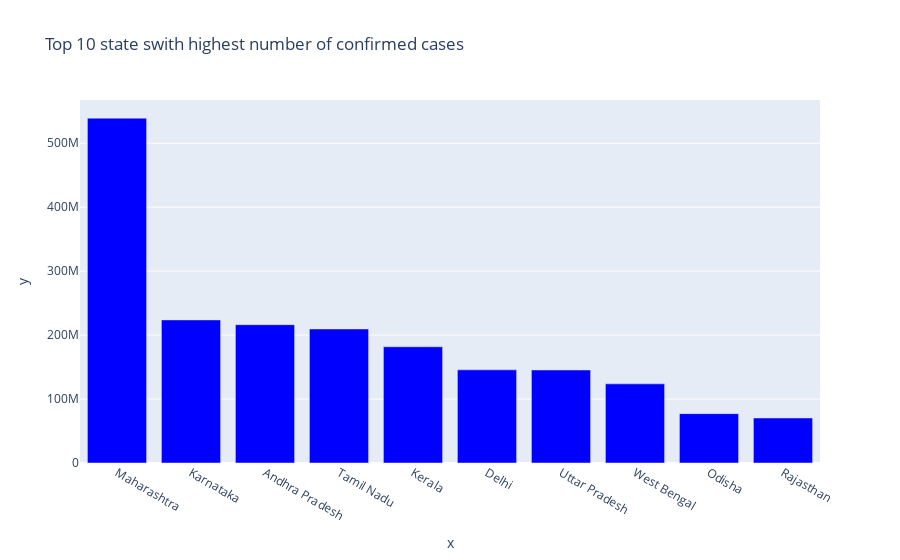

The notebook cell saved with this chart:
### Code cell
px.bar(x=state_wise.nlargest(10, 'Confirmed')['State/UnionTerritory'],
      y=state_wise.nlargest(10, 'Confirmed')['Confirmed'],
      color_discrete_sequence= px.colors.diverging.Picnic,
      title='Top 10 state swith highest number of confirmed cases',
      labels={'State/Union Territory': 'State/UnionTerritory', 
              'Frequency': 'No. Of cases'})

### Figure 1 — Plotly figure (JSON) as saved in the notebook; plotly's stock layout.template omitted (floating-point values rounded to 4 significant figures)
{"data": [{"alignmentgroup": "True", "hovertemplate": "x=%{x}<br>y=%{y}<extra></extra>", "legendgroup": "", "marker": {"color": "rgb(0,0,255)"}, "name": "", "offsetgroup": "", "orientation": "v", "showlegend": false, "textposition": "auto", "type": "bar", "x": ["Maharashtra", "Karnataka", "Andhra Pradesh", "Tamil Nadu", "Kerala", "Delhi", "Uttar Pradesh", "West Bengal", "Odisha", "Rajasthan"], "xaxis": "x", "y": [539285200, 223785264, 216311284, 209588022, 181765680, 145699513, 145502944, 123771493, 77209963, 70430986], "yaxis": "y"}], "layout": {"barmode": "relative", "legend": {"tracegroupgap": 0}, "title": {"text": "Top 10 state swith highest number of confirmed cases"}, "xaxis": {"anchor": "y", "domain": [0, 1], "title": {"text": "x"}}, "yaxis": {"anchor": "x", "domain": [0, 1], "title": {"text": "y"}}}}
